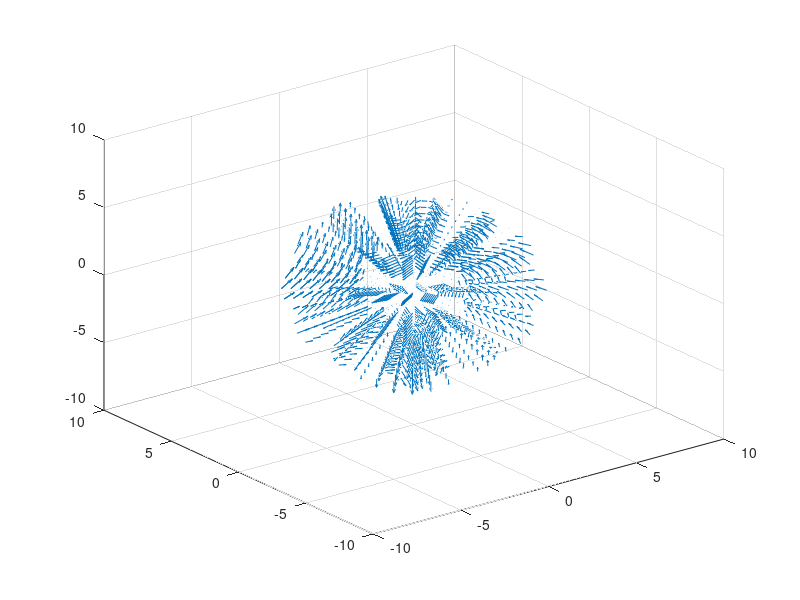

This figure's MATLAB source:

p=2
R=3;
a=2;
b=3;
e=1;
phicero=-5;
k=2;
r1=linspace(0,(2.*R).*(p==1)+(2.*b).*(p==2),15);
t1=linspace(0,pi,15);
phi1=linspace(0,2.*pi,15);
[r,t,phi]=meshgrid(r1,t1,phi1);

if p==1
  vr=(-(3)./(10.*e).*cos(t)+(18.*r.^2)./(35.*e.*R.^2).*(5.*(cos(t)).^3-3.*cos(t))).*(r<R)+((3.*R.^3)./(5.*e.*r.^2).*cos(t)-(24.*R.^5)./(35.*e.*r.^5).*(5.*(cos(t)).^3-3.*cos(t))).*(r>=R);
  vt=((3)./(10.*e).*sin(t)-(6.*r.^2)./(35.*e.*R.^2).*(15.*(cos(t)).^2.*sin(t)-3.*sin(t))).*(r<R)+((3.*R.^3)./(10.*e.*r.^3).*sin(t)-(6.*R.^5)./(35.*e.*r.^5).*(15.*(cos(t)).^2.*sin(t)-3.*sin(t))).*(r>=R);
  u=vr.*sin(t).*cos(phi)+vt.*cos(t).*cos(phi);
  v=vr.*sin(t).*sin(phi)+vt.*cos(t).*sin(phi);
  w=vr.*cos(t)+vt.*(-sin(t));
  
elseif p==2
  vr=(0).*(r<a)+((b.*k.*a)./(e.*r.^2)-(2.*k)./(15.*b.*e).*(2.*r+(3.*a.^5)./(r.^4)).*(3.*(cos(t)).^2-1)+(phicero.*a)./(r.^2)).*((r<b)&(r>=a))+(-(b.*k.*(b-a))./(e.*r.^2)+(2.*k.*(b.^5-a.^5))./(5.*b.*e.*r.^4)+(phicero.*a)./(r.^2)).*(r>=b);
  vt=(0).*(r<a)+(-(2.*k)./(15.*b.*e).*(r-(a.^5)./(r.^4)).*(6.*cos(t).*sin(t))).*((r<b)&(r>=a))+((4.*k.*(b.^5-a.^5).*cos(t).*sin(t))./(5.*b.*e)).*(r>=b);
  u=vr.*sin(t).*cos(phi)+vt.*cos(t).*cos(phi);
  v=vr.*sin(t).*sin(phi)+vt.*cos(t).*sin(phi);
  w=vr.*cos(t)+vt.*(-sin(t));
endif

[x,y,z]=sph2cart(t,phi,r);
quiver3(x,y,z,u,v,w,scale=1);

  

